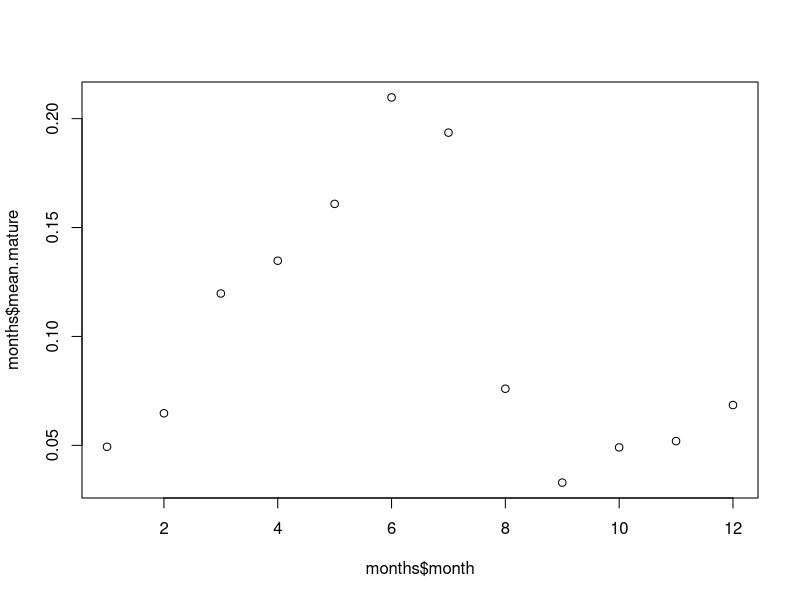
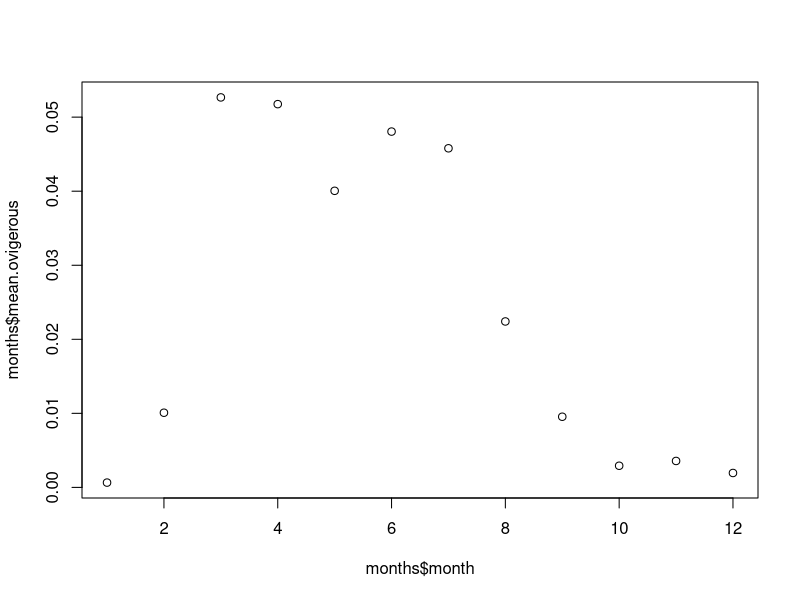

R code for these plots, in order: (Note: this script raises an error after producing the figures.)
## ---- chunk 1
library(tidyverse)
library(lubridate)
## ---- chunk 2
tx.catch <- read_csv("raw/tpwd-trawl-catch.csv")
tx.lengths <-read_csv("raw/tpwd-trawl-lengths.csv")
## ---- chunk 3
tx.catch
tx.lengths
## ---- chunk 4
tx.catch <- tx.catch %>% 
  mutate(dt = dmy_hms(completion_dttm)) %>% 
  mutate(year = year(dt)) %>% 
  mutate(month = month(dt)) %>% 
  mutate(trawl_id = paste(major_area_code,station_code,date(dt),sep = "-"))
tx.catch
## ---- chunk 5
tx.lengths <- tx.lengths %>% 
  mutate(dt = dmy_hms(completion_dttm)) %>% 
  mutate(year = year(dt)) %>% 
  mutate(trawl_id = paste(major_area_code,station_code,date(dt),sep = "-"))
tx.lengths
## ---- chunk 6
tx.lengths <- tx.lengths %>% 
  mutate(maturity_stage_code = factor(maturity_stage_code)) %>% 
  mutate(mature_female = recode(maturity_stage_code, 
                           "1" = "N",
                           "2" = "Y",
                           "3" = "Y",
                           "4" = "Y",
                           "5" = "N",
                           "6" = "N",
                           "0" = "N",
                           "8" = "Y",
                           "9" = "N")) %>%
  mutate(ovigerous = recode(maturity_stage_code, 
                           "1" = "N",
                           "2" = "N",
                           "3" = "Y",
                           "4" = "Y",
                           "5" = "N",
                           "6" = "N",
                           "0" = "N",
                           "8" = "N",
                           "9" = "N"))
tx.lengths
## ---- chunk 7
table(tx.lengths$mature_female)
## ---- chunk 8
mat.fem.counts<- tx.catch %>% 
  full_join(tx.lengths, by = "trawl_id") %>% 
  filter(mature_female == "Y") %>% 
  group_by(trawl_id) %>% 
  tally() %>% 
  rename(mature_females = n)
mat.fem.counts
## ---- chunk 9
sum(mat.fem.counts$mature_females)
## ---- chunk 10
ovig.counts<- tx.catch %>% 
  full_join(tx.lengths, by = "trawl_id") %>% 
  filter(ovigerous == "Y") %>% 
  group_by(trawl_id) %>% 
  tally() %>% 
  rename(ovigerous = n)
ovig.counts
## ---- chunk 11
sum(ovig.counts$ovigerous)
## ---- chunk 12
tx.catch <- tx.catch %>% 
  left_join(mat.fem.counts, by = "trawl_id") %>% 
  left_join(ovig.counts, by = "trawl_id") %>%
  mutate(mature_females = replace_na(mature_females, 0)) %>% 
  mutate(ovigerous = replace_na(ovigerous, 0)) %>% 
  mutate(matfem_per_ha = mature_females / (6.1*4800*elapsed_time/10000))
tx.catch
## ---- chunk 13
sum(tx.catch$mature_females)
sum(tx.catch$ovigerous)
## ---- chunk 14
tx.catch %>% 
  filter(year < 2017) %>% 
  summarise(mean.mature = mean(mature_females), mean.ovigerous = mean(ovigerous)) 

## ---- chunk 15
months<- tx.catch %>% 
 group_by(month) %>% 
 summarise(mean.mature = mean(mature_females), mean.ovigerous = mean(ovigerous)) 
months
## ---- chunk 16
plot(months$month, months$mean.mature)
plot(months$month, months$mean.ovigerous)
## ---- chunk 17
write_csv(tx.catch,"generated/tx-catch-matfem.csv")
write_csv(tx.lengths,"generated/tx-lengths.csv")

## ---- chunk 18
major.bays <- read_csv("raw/major-bays.csv")
## ---- chunk 19
tx.annual.crabs <- tx.catch %>% 
  filter(major_area_code < 17) %>% #limits to only the estuarine bays, not the offshore areas
  group_by(year) %>% 
  summarise(mean.mat.cpue = mean(matfem_per_ha)) %>% 
  mutate(total = mean.mat.cpue * sum(major.bays$Hectares)) 
tx.annual.crabs

## ---- chunk 20
tx.mo.crabs <- tx.catch %>% 
  filter(major_area_code < 17) %>% 
  filter(month == 6 | month ==7) %>% 
  group_by(year) %>% 
  summarise(mean.mat.cpue = mean(matfem_per_ha)) %>% 
  mutate(total = mean.mat.cpue * sum(major.bays$Hectares)) 
tx.mo.crabs
